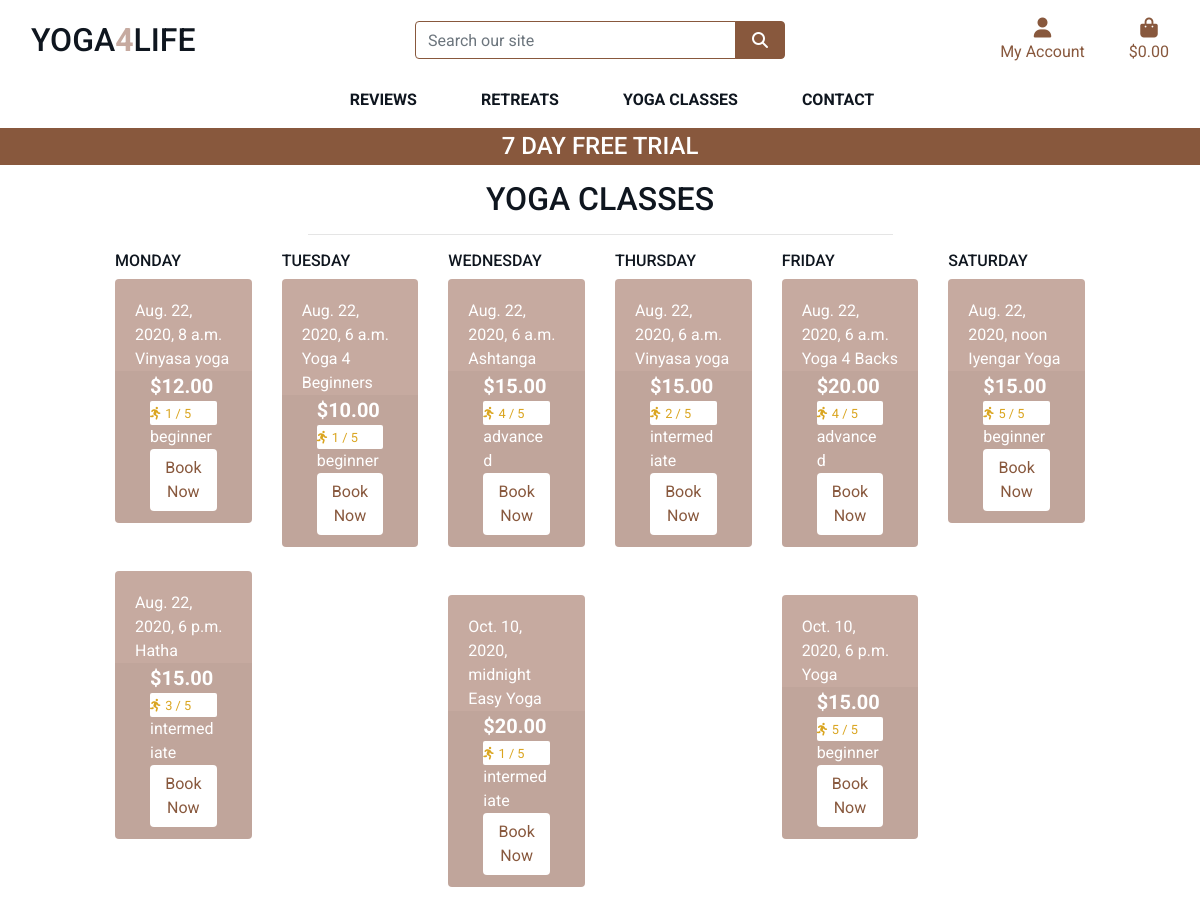
Page /classes/ on the earlier database version.
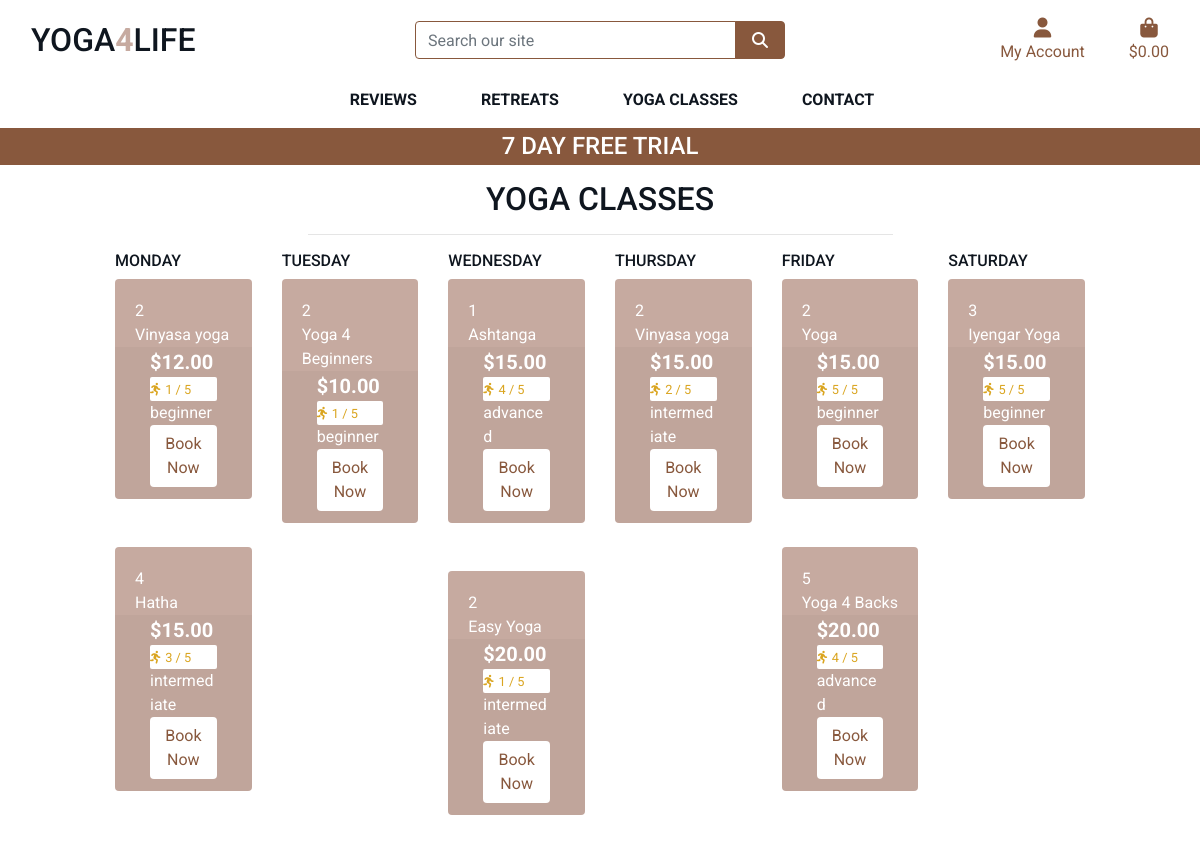
Same page on the later database version.
### classes/models.py (models this page shows, shortened)
class Class(models.Model):
    class Meta:
        verbose_name_plural = 'Classes'
    DAYS_OF_THE_WEEK = (
        ('1', 'Monday'),
        ('2', 'Tuesday'),
        ('3', 'Wednesday'),
        ('4', 'Thursday'),
        ('5', 'Friday'),
        ('6', 'Saturday')
    )
    YOGA_CLASS_TIMES = (
        ('06:00', '6 a.m.'),
        ( '08:00', '8 a.m.'),
        ('12:00', '12 p.m.'),
        ('18:00', '6 p.m.'),
        ('20:00', '8 p.m')
    )
    level = models.ForeignKey('Level', null=True, blank=True, on_delete=models.SET_NULL)
    sku = models.CharField(max_length=254, null=True, blank=True)
    name = models.CharField(max_length=254)
    description = models.TextField()
    price = models.DecimalField(max_digits=6, decimal_places=2)
    dificulty = models.DecimalField(max_digits=6, decimal_places=0, null=True, blank=True)
    image_url = models.URLField(max_length=1024, null=True, blank=True)
    image = models.ImageField(null=True, blank=True)
    day = models.CharField(max_length=10, choices=DAYS_OF_THE_WEEK, null=True, blank=True)
    time = models.CharField(max_length=10, choices=YOGA_CLASS_TIMES, null=True, blank=True)

class Level(models.Model):
    name = models.CharField(max_length=254)
    friendly_name = models.CharField(max_length=254, null=True, blank=True)
    def __str__(self):
        return self.name

### classes/views.py (the view)
# urls.py: path('', views.all_classes, name='classes'),
def all_classes(request):
    classes = Class.objects.order_by('day', 'time')
    context = {
        'classes': classes,
    }
    return render(request, 'classes/classes.html', context)

### cart/contexts.py (called while the page is built, shortened)
def cart_contents(request):
    cart_items = []
    total = 0
    product_count = 0
    cart = request.session.get('cart', {})
    grand_total = total
    context = {
        'cart_items': cart_items,
        'total': total,
        'retreat_count': product_count,
        'grand_total': grand_total,
    }
    return context

### classes/templates/classes/classes.html (shortened to what the changed rows need)
{% extends "base.html" %}
{% load static %}
{% block content %}
<div class="container-fluid">
    <div class="row">
        <div class="col text-center mt-3">
            <h2 class="logo-font">Yoga Classes</h2>
        </div>
    </div>
     <div class="row">
        <div class="retreat-container col-10 offset-1">
            <div class="row">
                <div class="col-sm-6 col-md-6 col-lg-2 col-xl-2">
                {% for class in classes %}
                    {% if class.day == "1"%}
                    <div class="col pl-0 pr-0 pb-5">
                        <div class="card h-100 border-0">
                            <div class="card-body pb-0">
                                <p class="mb-0">{{ class.time }}</p>
                                <p class="mb-0">{{ class.name }}</p>
                            </div>
                            <div class="card-footer pt-0 border-0 text-left">
                                <div class="">
                                    <div class="col">
                                        <p class="lead mb-0 font-weight-bold">${{ class.price }}</p>
                                        {% if class.dificulty %}
                                        <div class="card-white-sm">
                                            <small class="text-gold"><i class="fas fa-running mr-1"></i>{{ class.dificulty }} / 5</small>
                                        </div>
                                        {% else %}
                                            <small class="text-gold">No dificulty</small>
                                        {% endif %}
                                        <p class="mb-0">{{ class.level }}</p>
                                        <a class="btn btn-white" href="{% url 'class_detail' class.id %}">Book Now</a>
                                    </div>
                                </div>
                            </div>
                        </div>
                    </div>
                {% endif %}
                {% endfor %}
                </div>
                <div class="col-sm-6 col-md-6 col-lg-2 col-xl-2">
                {% for class in classes %}
                {% if class.day == "2"%}
                    <div class="col pl-0 pr-0 pb-5">
                        <div class="card h-100 border-0">
                            <div class="card-body pb-0">
                                <p class="mb-0">{{ class.time }}</p>
                                <p class="mb-0">{{ class.name }}</p>
                            </div>
                            <div class="card-footer pt-0 border-0 text-left">
                                <div class="">
                                    <div class="col">
                                        <p class="lead mb-0 font-weight-bold">${{ class.price }}</p>
                                        {% if class.dificulty %}
                                        <div class="card-white-sm">
                                            <small class="text-gold"><i class="fas fa-running mr-1"></i>{{ class.dificulty }} / 5</small>
                                        </div>
                                        {% else %}
                                            <small class="text-gold">No dificulty</small>
                                        {% endif %}
                                        <p class="mb-0">{{ class.level }}</p>
                                        <a class="btn btn-white" href="{% url 'class_detail' class.id %}">Book Now</a>
                                    </div>
                                </div>
                            </div>
                        </div>
                    </div>
                {% endif %}
                {% endfor %}
                </div>
                <div class="col-sm-6 col-md-6 col-lg-2 col-xl-2">
                {% for class in classes %}
                {% if class.day == "3"%}
                    <div class="col pl-0 pr-0 pb-5">
                        <div class="card h-100 border-0">
                            <div class="card-body pb-0">
                                <p class="mb-0">{{ class.time }}</p>
                                <p class="mb-0">{{ class.name }}</p>
                            </div>
                            <div class="card-footer pt-0 border-0 text-left">
                                <div class="">
                                    <div class="col">
                                        <p class="lead mb-0 font-weight-bold">${{ class.price }}</p>
                                        {% if class.dificulty %}
                                        <div class="card-white-sm">
                                            <small class="text-gold"><i class="fas fa-running mr-1"></i>{{ class.dificulty }} / 5</small>
                                        </div>
                                        {% else %}
                                            <small class="text-gold">No dificulty</small>
                                        {% endif %}
                                        <p class="mb-0">{{ class.level }}</p>
                                        <a class="btn btn-white" href="{% url 'class_detail' class.id %}">Book Now</a>
                                    </div>
                                </div>
                            </div>
                        </div>
                    </div>
                {% endif %}
                {% endfor %}
                </div>
                <div class="col-sm-6 col-md-6 col-lg-2 col-xl-2">
                {% for class in classes %}
                {% if class.day == "4"%}
                    <div class="col pl-0 pr-0 pb-5">
                        <div class="card h-100 border-0">
                            <div class="card-body pb-0">
                                <p class="mb-0">{{ class.time }}</p>
                                <p class="mb-0">{{ class.name }}</p>
                            </div>
                            <div class="card-footer pt-0 border-0 text-left">
                                <div class="">
                                    <div class="col">
                                        <p class="lead mb-0 font-weight-bold">${{ class.price }}</p>
                                        {% if class.dificulty %}
                                        <div class="card-white-sm">
                                            <small class="text-gold"><i class="fas fa-running mr-1"></i>{{ class.dificulty }} / 5</small>
                                        </div>
                                        {% else %}
                                            <small class="text-gold">No dificulty</small>
                                        {% endif %}
                                        <p class="mb-0">{{ class.level }}</p>
                                        <a class="btn btn-white" href="{% url 'class_detail' class.id %}">Book Now</a>
                                    </div>
                                </div>
                            </div>
                        </div>
                    </div>
                {% endif %}
                {% endfor %}
                </div>
                <div class="col-sm-6 col-md-6 col-lg-2 col-xl-2">
                {% for class in classes %}
                {% if class.day == "5"%}
                    <div class="col pl-0 pr-0 pb-5">
                        <div class="card h-100 border-0">
                            <div class="card-body pb-0">
                                <p class="mb-0">{{ class.time }}</p>
                                <p class="mb-0">{{ class.name }}</p>
                            </div>
                            <div class="card-footer pt-0 border-0 text-left">
                                <div class="">
                                    <div class="col">
                                        <p class="lead mb-0 font-weight-bold">${{ class.price }}</p>
                                        {% if class.dificulty %}
                                        <div class="card-white-sm">
                                            <small class="text-gold"><i class="fas fa-running mr-1"></i>{{ class.dificulty }} / 5</small>
                                        </div>
                                        {% else %}
                                            <small class="text-gold">No dificulty</small>
                                        {% endif %}
                                        <p class="mb-0">{{ class.level }}</p>
                                        <a class="btn btn-white" href="{% url 'class_detail' class.id %}">Book Now</a>
                                    </div>
                                </div>
                            </div>
                        </div>
                    </div>
                {% endif %}
                {% endfor %}
                </div>
                <div class="col-sm-6 col-md-6 col-lg-2 col-xl-2">
                {% for class in classes %}
                {% if class.day == "6"%}
                    <div class="col pl-0 pr-0 pb-5">
                        <div class="card h-100 border-0">
                            <div class="card-body pb-0">
                                <p class="mb-0">{{ class.time }}</p>
                                <p class="mb-0">{{ class.name }}</p>
                            </div>
                            <div class="card-footer pt-0 border-0 text-left">
                                <div class="">
                                    <div class="col">
                                        <p class="lead mb-0 font-weight-bold">${{ class.price }}</p>
                                        {% if class.dificulty %}
                                        <div class="card-white-sm">
                                            <small class="text-gold"><i class="fas fa-running mr-1"></i>{{ class.dificulty }} / 5</small>
                                        </div>
                                        {% else %}
                                            <small class="text-gold">No dificulty</small>
                                        {% endif %}
                                        <p class="mb-0">{{ class.level }}</p>
                                        <a class="btn btn-white" href="{% url 'class_detail' class.id %}">Book Now</a>
                                    </div>
                                </div>
                            </div>
                        </div>
                    </div>
                {% endif %}
                {% endfor %}
                </div>
            </div>
        </div>
    </div>
</div>
{% endblock %}

Differences in the rows shown:
changed Class (number 1 of 9 on the later page): time "Aug. 22, 2020, 8 a.m." → "2"
changed Class "Hatha": time "Aug. 22, 2020, 6 p.m." → "4"
changed Class "Yoga 4 Beginners": time "Aug. 22, 2020, 6 a.m." → "2"
changed Class "Ashtanga": time "Aug. 22, 2020, 6 a.m." → "1"
changed Class "Easy Yoga": time "Oct. 10, 2020, midnight" → "2"
changed Class (number 6 of 9 on the later page): time "Aug. 22, 2020, 6 a.m." → "2"
changed Class "Yoga": time "Oct. 10, 2020, 6 p.m." → "2"; moves up the list
changed Class "Yoga 4 Backs": time "Aug. 22, 2020, 6 a.m." → "5"
changed Class "Iyengar Yoga": time "Aug. 22, 2020, noon" → "3"
